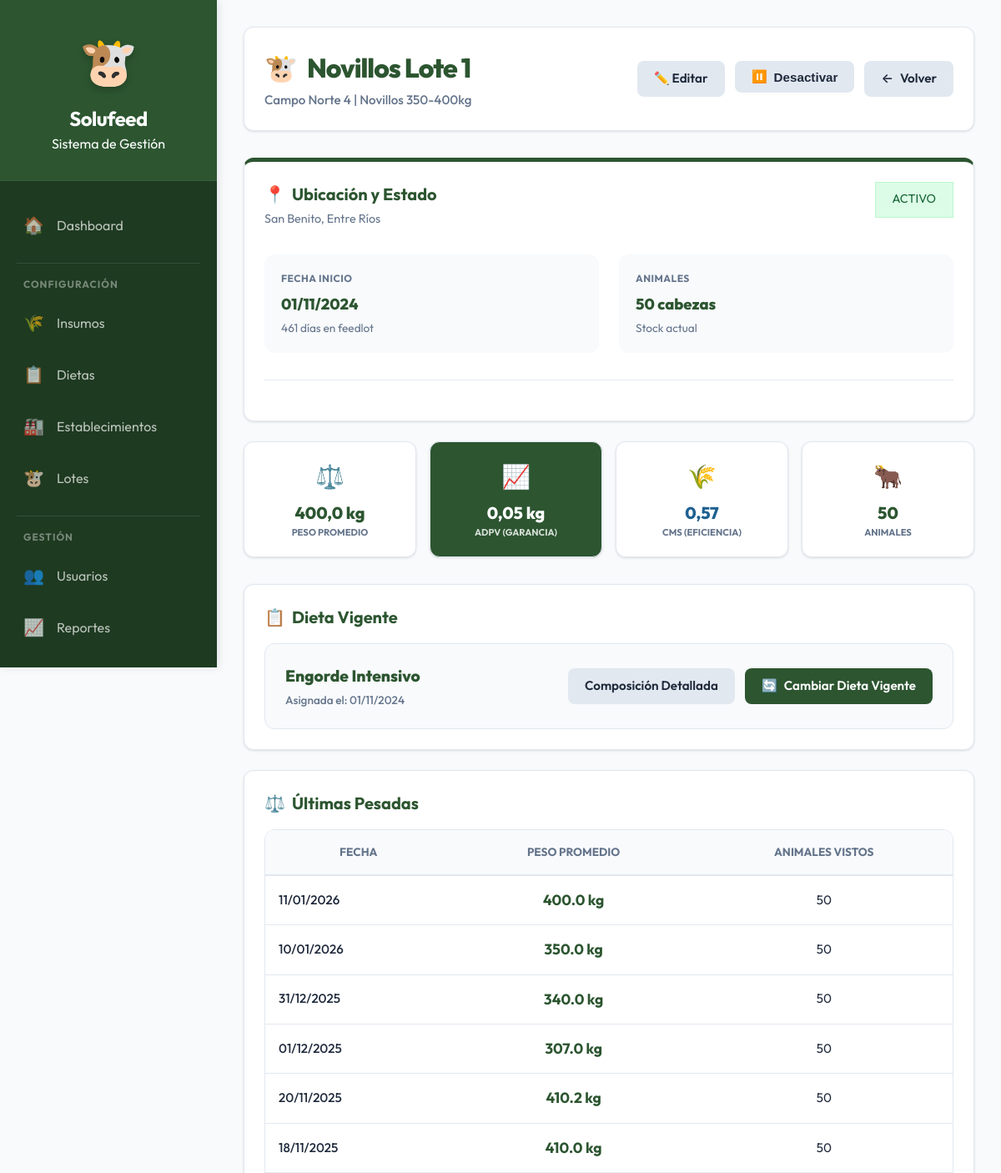
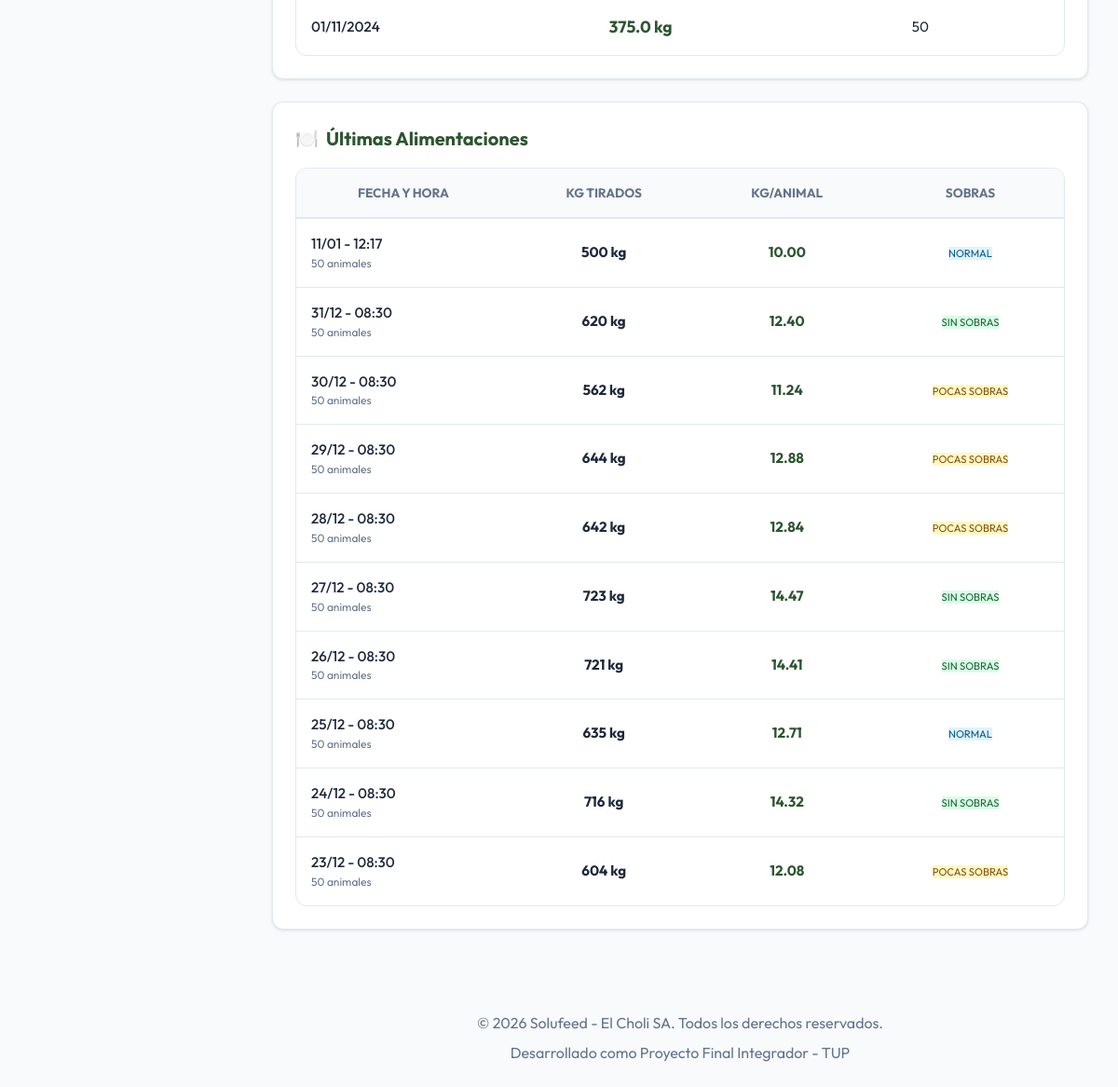
The page /solufeed/admin/lotes/ver.php?id=1&return_to=/solufeed/admin/lotes/listar.php (signed in) on the database its author committed (2 pictures, top to bottom).
### tables this page shows
CREATE TABLE `tropa` (
  `id_tropa` int(11) NOT NULL,
  `nombre` varchar(100) NOT NULL,
  `id_campo` int(11) NOT NULL,
  `categoria` varchar(50) DEFAULT NULL,
  `fecha_inicio` date NOT NULL,
  `cantidad_inicial` int(11) NOT NULL,
  `activo` tinyint(1) NOT NULL DEFAULT 1,
  `fecha_creacion` datetime NOT NULL,
  `fecha_actualizacion` datetime DEFAULT NULL
);

CREATE TABLE `campo` (
  `id_campo` int(11) NOT NULL,
  `nombre` varchar(100) NOT NULL,
  `ubicacion` varchar(255) DEFAULT NULL,
  `activo` tinyint(1) NOT NULL DEFAULT 1
);

CREATE TABLE `pesada` (
  `id_pesada` int(11) NOT NULL,
  `id_tropa` int(11) NOT NULL,
  `id_usuario` int(11) NOT NULL,
  `fecha` date NOT NULL,
  `peso_promedio` decimal(8,2) NOT NULL,
  `animales_esperados` int(11) NOT NULL,
  `animales_vistos` int(11) NOT NULL,
  `hay_diferencia` tinyint(1) NOT NULL DEFAULT 0,
  `origen_registro` enum('OFFLINE','ONLINE') NOT NULL DEFAULT 'OFFLINE',
  `fecha_sincronizacion` datetime DEFAULT NULL,
  `fecha_creacion` datetime NOT NULL
);

CREATE TABLE `tropa_dieta_asignada` (
  `id_tropa_dieta` int(11) NOT NULL,
  `id_tropa` int(11) NOT NULL,
  `id_dieta` int(11) NOT NULL,
  `fecha_desde` date NOT NULL,
  `fecha_hasta` date DEFAULT NULL
);

CREATE TABLE `dieta` (
  `id_dieta` int(11) NOT NULL,
  `nombre` varchar(100) NOT NULL,
  `descripcion` text DEFAULT NULL,
  `activo` tinyint(1) NOT NULL DEFAULT 1,
  `fecha_creacion` datetime NOT NULL,
  `fecha_actualizacion` datetime DEFAULT NULL
);

CREATE TABLE `consumo_lote` (
  `id_consumo` int(11) NOT NULL,
  `id_tropa` int(11) NOT NULL,
  `id_usuario` int(11) NOT NULL,
  `fecha` date NOT NULL,
  `hora` time NOT NULL,
  `numero_alimentacion_dia` int(11) NOT NULL,
  `sobrante_nivel` enum('SIN_SOBRAS','POCAS_SOBRAS','NORMAL','MUCHAS_SOBRAS') NOT NULL,
  `kg_totales_tirados` decimal(12,3) NOT NULL,
  `animales_presentes` int(11) NOT NULL,
  `origen_registro` enum('OFFLINE','ONLINE') NOT NULL DEFAULT 'OFFLINE',
  `fecha_sincronizacion` datetime DEFAULT NULL,
  `fecha_creacion` datetime NOT NULL
);

### solufeed/admin/lotes/ver.php (the view, shortened to what the rows shown need)
<?php
require_once '../../includes/functions.php';
$id_tropa = (int) $_GET['id'];
$db = getConnection();
$dietas_disponibles = [];
try {
    $stmt_dietas = $db->query("SELECT id_dieta, nombre FROM dieta WHERE activo = 1 ORDER BY nombre ASC");
    $dietas_disponibles = $stmt_dietas->fetchAll();
} catch (Exception $e) {
    $dietas_disponibles = [];
}
$stmt_lote = $db->prepare("
    SELECT
        t.*,
        c.nombre as campo_nombre,
        c.ubicacion as campo_ubicacion
    FROM tropa t
    INNER JOIN campo c ON t.id_campo = c.id_campo
    WHERE t.id_tropa = ?
");
$stmt_lote->execute([$id_tropa]);
$lote = $stmt_lote->fetch();
$dieta_vigente = obtenerDietaVigente($id_tropa);
$animales_presentes = obtenerAnimalesPresentes($id_tropa);
$fecha_inicio = new DateTime($lote['fecha_inicio']);
$fecha_hoy = new DateTime();
$dias_engorde = $fecha_inicio->diff($fecha_hoy)->days;
$stmt_pesadas = $db->prepare("
    SELECT fecha, peso_promedio, animales_vistos
    FROM pesada
    WHERE id_tropa = ?
    ORDER BY fecha DESC
    LIMIT 10
");
$stmt_pesadas->execute([$id_tropa]);
$pesadas = $stmt_pesadas->fetchAll();
$peso_inicial = null;
$peso_actual = null;
$stmt_peso_inicial = $db->prepare("SELECT peso_promedio FROM pesada WHERE id_tropa = ? ORDER BY fecha ASC LIMIT 1");
$stmt_peso_inicial->execute([$id_tropa]);
$dato_peso_inicial = $stmt_peso_inicial->fetch();
if ($dato_peso_inicial) {
    $peso_inicial = $dato_peso_inicial['peso_promedio'];
}
$stmt_peso_actual = $db->prepare("SELECT peso_promedio, fecha FROM pesada WHERE id_tropa = ? ORDER BY fecha DESC LIMIT 1");
$stmt_peso_actual->execute([$id_tropa]);
$dato_peso_actual = $stmt_peso_actual->fetch();
if ($dato_peso_actual) {
    $peso_actual = $dato_peso_actual['peso_promedio'];
}
$stmt_alimentaciones = $db->prepare("
    SELECT
        cl.fecha,
        cl.hora,
        cl.kg_totales_tirados,
        cl.sobrante_nivel,
        cl.animales_presentes
    FROM consumo_lote cl
    WHERE cl.id_tropa = ?
    ORDER BY cl.fecha DESC, cl.hora DESC
    LIMIT 10
");
$stmt_alimentaciones->execute([$id_tropa]);
$alimentaciones = $stmt_alimentaciones->fetchAll();
include '../../includes/header.php';
?>
<div style="display: flex; justify-content: space-between; align-items: center; margin-bottom: 2rem; background: var(--surface); padding: 1.5rem; border-radius: var(--radius); box-shadow: var(--shadow-sm); border: 1px solid var(--border);">
    <div>
        <h1 style="font-weight: 800; color: var(--primary); margin: 0; letter-spacing: -1px; display: flex; align-items: center; gap: 0.75rem;">
            <span>🐮</span> <?php echo htmlspecialchars($lote['nombre']); ?>
        </h1>
        <p style="margin: 0.25rem 0 0 0; color: var(--text-muted); font-size: 0.95rem; font-weight: 500;">
            <?php echo htmlspecialchars($lote['campo_nombre']); ?> | <?php echo htmlspecialchars($lote['categoria']); ?>
        </p>
    </div>
</div>
<div class="card" style="border-top: 5px solid var(--primary);">
    <div style="display: flex; justify-content: space-between; align-items: flex-start; margin-bottom: 2rem;">
        <div>
            <h3 class="card-title" style="margin-bottom: 0.25rem;"><span>📍</span> Ubicación y Estado</h3>
            <p style="color: var(--text-muted); font-size: 0.9rem;"><?php echo !empty($lote['campo_ubicacion']) ? htmlspecialchars($lote['campo_ubicacion']) : 'Ubicación no especificada'; ?></p>
        </div>
    </div>
    <div style="display: grid; grid-template-columns: repeat(auto-fit, minmax(200px, 1fr)); gap: 1.5rem;">
        <div style="background: var(--bg-main); padding: 1.25rem; border-radius: var(--radius);">
            <div style="font-size: 0.75rem; font-weight: 700; color: var(--text-muted); text-transform: uppercase; margin-bottom: 0.5rem; letter-spacing: 0.5px;">Fecha Inicio</div>
            <div style="font-size: 1.15rem; font-weight: 800; color: var(--primary);"><?php echo date('d/m/Y', strtotime($lote['fecha_inicio'])); ?></div>
            <div style="font-size: 0.85rem; color: var(--text-muted); margin-top: 0.25rem;"><?php echo $dias_engorde; ?> días en feedlot</div>
        </div>
        <div style="background: var(--bg-main); padding: 1.25rem; border-radius: var(--radius);">
            <div style="font-size: 0.75rem; font-weight: 700; color: var(--text-muted); text-transform: uppercase; margin-bottom: 0.5rem; letter-spacing: 0.5px;">Animales</div>
            <div style="font-size: 1.15rem; font-weight: 800; color: var(--primary);"><?php echo $animales_presentes; ?> cabezas</div>
            <div style="font-size: 0.85rem; color: var(--text-muted); margin-top: 0.25rem;">Stock actual</div>
        </div>
    </div>
</div>
<div style="display: grid; grid-template-columns: repeat(auto-fit, minmax(180px, 1fr)); gap: 1rem; margin-bottom: 2rem;">
    <div class="card" style="text-align: center; margin-bottom: 0; padding: 1.25rem;">
        <div style="font-size: 1.75rem; margin-bottom: 0.5rem;">⚖️</div>
        <div style="font-size: 1.25rem; font-weight: 800; color: var(--primary);"><?php echo formatearNumero($peso_actual ?: $peso_inicial, 1); ?> kg</div>
        <div style="font-size: 0.7rem; font-weight: 700; color: var(--text-muted); text-transform: uppercase;">Peso Promedio</div>
    </div>
    <div class="card" style="text-align: center; margin-bottom: 0; padding: 1.25rem;">
        <div style="font-size: 1.75rem; margin-bottom: 0.5rem;">🐂</div>
        <div style="font-size: 1.25rem; font-weight: 800; color: var(--primary);"><?php echo $animales_presentes; ?></div>
        <div style="font-size: 0.7rem; font-weight: 700; color: var(--text-muted); text-transform: uppercase;">Animales</div>
    </div>
</div>
<div class="card">
    <?php if ($dieta_vigente): ?>
        <div style="display: flex; justify-content: space-between; align-items: center; background: var(--bg-main); padding: 1.5rem; border-radius: var(--radius); border: 1px solid var(--border); gap: 1rem; flex-wrap: wrap;">
            <div>
                <div style="font-size: 1.2rem; font-weight: 800; color: var(--primary); margin-bottom: 0.25rem;">
                    <?php echo htmlspecialchars($dieta_vigente['dieta_nombre']); ?>
                </div>
                <div style="font-size: 0.85rem; color: var(--text-muted); font-weight: 500;">
                    Asignada el: <?php echo date('d/m/Y', strtotime($dieta_vigente['fecha_desde'])); ?>
                </div>
            </div>
            <div style="display: flex; gap: 0.75rem; align-items: center; flex-wrap: wrap;">
                <a href="../dietas/ver.php?id=<?php echo $dieta_vigente['id_dieta']; ?>&return_to=<?php echo urlencode($_SERVER['REQUEST_URI']); ?>" class="btn btn-secondary">Composición Detallada</a>
                <?php if (!empty($dietas_disponibles)): ?>
                    <details style="position: relative;">
                        <summary class="btn btn-primary" style="list-style: none; cursor: pointer; display: inline-flex; align-items: center; gap: 0.5rem;">
                            <span>🔄</span> Cambiar Dieta Vigente
                        </summary>
                    </details>
                <?php endif; ?>
            </div>
        </div>
    <?php endif; ?>
</div>
<div class="card">
    <?php if (count($pesadas) > 0): ?>
        <div class="table-container">
            <table>
                <thead>
                    <tr>
                        <th>Fecha</th>
                        <th style="text-align: center;">Peso Promedio</th>
                        <th style="text-align: center;">Animales Vistos</th>
                    </tr>
                </thead>
                <tbody>
                    <?php foreach ($pesadas as $pesada): ?>
                        <tr>
                            <td style="font-weight: 500;"><?php echo date('d/m/Y', strtotime($pesada['fecha'])); ?></td>
                            <td style="text-align: center;"><strong style="color: var(--primary); font-size: 1.1rem;"><?php echo number_format($pesada['peso_promedio'], 1); ?> kg</strong></td>
                            <td style="text-align: center;"><?php echo $pesada['animales_vistos']; ?></td>
                        </tr>
                    <?php endforeach; ?>
                </tbody>
            </table>
        </div>
    <?php else: ?>
        <div style="text-align: center; padding: 2rem; color: var(--text-muted); font-style: italic;">
            No hay pesadas registradas para este lote todavía.
        </div>
    <?php endif; ?>
</div>
<div class="card">
    <?php if (count($alimentaciones) > 0): ?>
        <div class="table-container">
            <table>
                <thead>
                    <tr>
                        <th>Fecha y Hora</th>
                        <th style="text-align: center;">Kg Tirados</th>
                        <th style="text-align: center;">Kg/Animal</th>
                        <th style="text-align: center;">Sobras</th>
                    </tr>
                </thead>
                <tbody>
                    <?php foreach ($alimentaciones as $alim): ?>
                        <?php
                        $kg_por_animal = $alim['animales_presentes'] > 0
                            ? $alim['kg_totales_tirados'] / $alim['animales_presentes']
                            : 0;
                        $sobra_style = '';
                        switch($alim['sobrante_nivel']) {
                            case 'SIN_SOBRAS': $sobra_style = 'background: #dcfce7; color: #166534;'; break;
                            case 'POCAS_SOBRAS': $sobra_style = 'background: #fef9c3; color: #854d0e;'; break;
                            case 'NORMAL': $sobra_style = 'background: #e0f2fe; color: #075985;'; break;
                        }
                        ?>
                        <tr>
                            <td>
                                <div style="font-weight: 500;"><?php echo date('d/m', strtotime($alim['fecha'])); ?> - <?php echo date('H:i', strtotime($alim['hora'])); ?></div>
                                <div style="font-size: 0.75rem; color: var(--text-muted);"><?php echo $alim['animales_presentes']; ?> animales</div>
                            </td>
                            <td style="text-align: center;"><strong><?php echo number_format($alim['kg_totales_tirados'], 0); ?> kg</strong></td>
                            <td style="text-align: center;"><strong style="color: var(--primary);"><?php echo number_format($kg_por_animal, 2); ?></strong></td>
                            <td style="text-align: center;">
                                <span class="badge" style="<?php echo $sobra_style; ?> font-size: 0.7rem;">
                                    <?php echo str_replace('_', ' ', $alim['sobrante_nivel']); ?>
                                </span>
                            </td>
                        </tr>
                    <?php endforeach; ?>
                </tbody>
            </table>
        </div>
    <?php else: ?>
        <div style="text-align: center; padding: 2rem; color: var(--text-muted); font-style: italic;">
            No hay mediciones de alimentación registradas.
        </div>
    <?php endif; ?>
</div>
<?php include '../../includes/footer.php'; ?>

### rows shown on the page
tropa: nombre "Novillos Lote 1", id_campo.nombre "Campo Norte 4", categoria "Novillos 350-400kg", id_campo.ubicacion "San Benito, Entre Ríos", fecha_inicio "01/11/2024", cantidad_inicial "50"
pesada: peso_promedio "400,0", fecha "11/01/2026", peso_promedio "400.0", animales_vistos "50"
tropa_dieta_asignada: id_dieta.nombre "Engorde Intensivo", fecha_desde "01/11/2024"
pesada: fecha "10/01/2026", peso_promedio "350.0", animales_vistos "50"
pesada: fecha "31/12/2025", peso_promedio "340.0", animales_vistos "50"
pesada: fecha "01/12/2025", peso_promedio "307.0", animales_vistos "50"
pesada: fecha "20/11/2025", peso_promedio "410.2", animales_vistos "50"
pesada: fecha "18/11/2025", peso_promedio "410.0", animales_vistos "50"
pesada: fecha "01/11/2024", peso_promedio "375.0", animales_vistos "50"
consumo_lote: fecha "11/01", hora "12:17", animales_presentes "50", kg_totales_tirados "500", kg_por_animal "10.00", sobrante_nivel "NORMAL"
consumo_lote: fecha "31/12", hora "08:30", animales_presentes "50", kg_totales_tirados "620", kg_por_animal "12.40", sobrante_nivel "SIN SOBRAS"
consumo_lote: fecha "30/12", hora "08:30", animales_presentes "50", kg_totales_tirados "562", kg_por_animal "11.24", sobrante_nivel "POCAS SOBRAS"
consumo_lote: fecha "29/12", hora "08:30", animales_presentes "50", kg_totales_tirados "644", kg_por_animal "12.88", sobrante_nivel "POCAS SOBRAS"
consumo_lote: fecha "28/12", hora "08:30", animales_presentes "50", kg_totales_tirados "642", kg_por_animal "12.84", sobrante_nivel "POCAS SOBRAS"
consumo_lote: fecha "27/12", hora "08:30", animales_presentes "50", kg_totales_tirados "723", kg_por_animal "14.47", sobrante_nivel "SIN SOBRAS"
consumo_lote: fecha "26/12", hora "08:30", animales_presentes "50", kg_totales_tirados "721", kg_por_animal "14.41", sobrante_nivel "SIN SOBRAS"
consumo_lote: fecha "25/12", hora "08:30", animales_presentes "50", kg_totales_tirados "635", kg_por_animal "12.71", sobrante_nivel "NORMAL"
consumo_lote: fecha "24/12", hora "08:30", animales_presentes "50", kg_totales_tirados "716", kg_por_animal "14.32", sobrante_nivel "SIN SOBRAS"
consumo_lote: fecha "23/12", hora "08:30", animales_presentes "50", kg_totales_tirados "604", kg_por_animal "12.08", sobrante_nivel "POCAS SOBRAS"

### other values the page prints
formatearNumero($adpv, 2) "0,05"
formatearNumero($cms_promedio, 2) "0,57"
